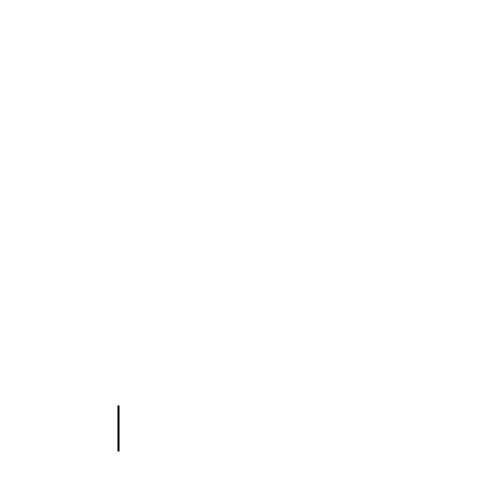
Frame 1 (no input)
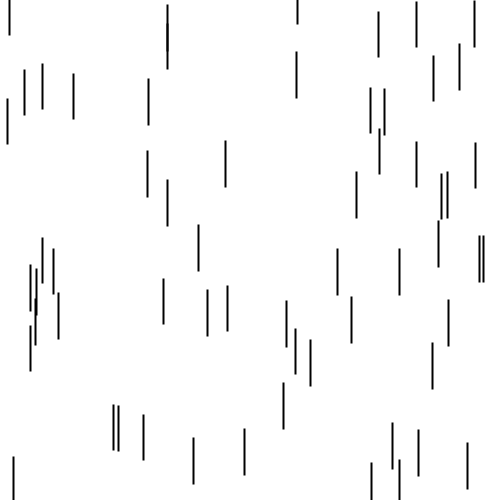
Frame 60 (the mouse pressed at the canvas centre just before this capture)
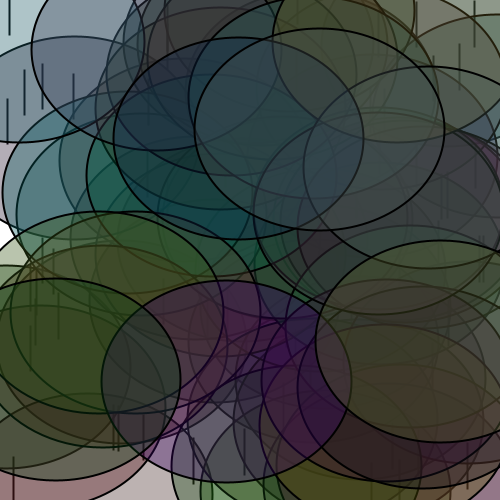
Frame 120 (the mouse held since frame 60 and released just before this capture)

The Processing sketch that drew these frames (run headless with seeded random() and noise(); from frame 60 on, the mouse is pressed at the canvas centre):

// Processing sketch: processing_3677
// ── processing_3677.pde


void setup(){  
  size(500,500); 
   stroke(230,245,133,4); 
 strokeWeight(2);

 
for (int i = 9; i  < 50; i++) {  
  for (int j = 9; j < 50; j++) { 
    stroke(i, j, 20); 
    point(i, j); 
  } 
}   
  background(random(0,90),random(0,90),random(0,90));  
 stroke(0);  
  smooth();  
    background(255);
  
}  
void draw (){  

  
float x= random(height);  
float y= random(width); 
 
 
fill(random(0,100),random(0,100),random(0,100),90);  
smooth();  
  
  ellipse(x, y,mouseX,mouseY-second());   

}  
 	 
 
